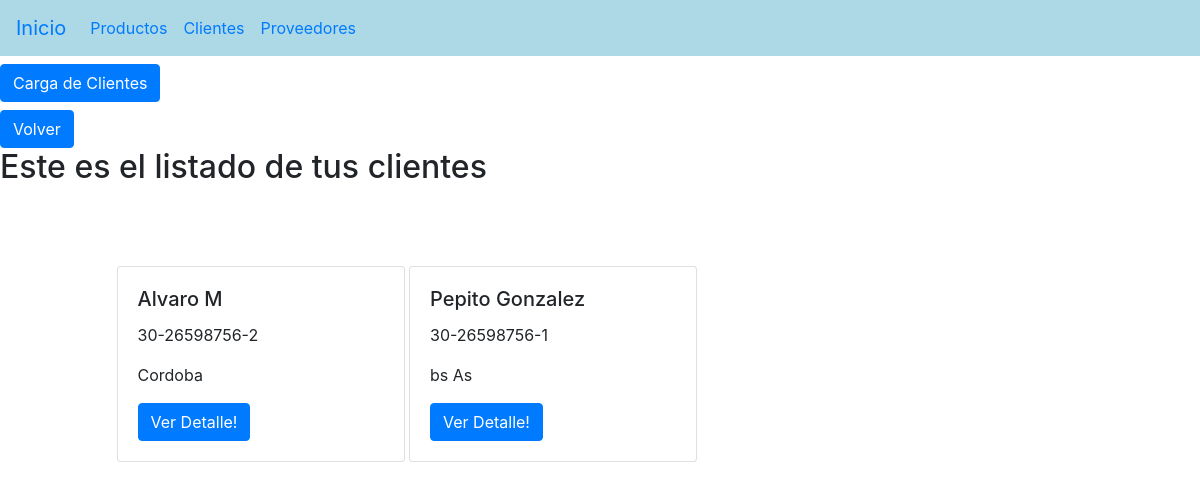
Screenshot of /Client/ with the database file from the repository.
### Appclientes/models.py (models this page shows, shortened)
class Clients(models.Model):
    name = models.CharField(max_length=40)
    fantacy_name = models.CharField(max_length=40)
    namer_phone = models.FloatField()
    date_create = models.DateTimeField()
    adess = models.CharField(max_length=200)
    city =  models.CharField(max_length=200)
    Cuit = models.CharField(max_length=30, unique=True)
    active = models.BooleanField(default=True)
    class Meta:
        verbose_name = "Cliente"
        verbose_name_plural = "Clientes"

### Appclientes/views.py (the view)
# urls.py: path("",client_view, name = "Client"),
def client_view(request):
    print(request.method)
    clientes = Clients.objects.all()
    context = {"clientes":clientes}
    return render(request, "Client.html", context=context)

### templates/Client.html (shortened to what this page needs)
{% extends 'base.html' %}
{% block contenido %}
<form class="form-inline my-2 my-lg-10" method="get" action="/Client/create-client/">
    <input class="btn btn-primary" type="submit" style="color: white" value="Carga de Clientes" />
</form>
<form method="get" action=" /">
    <input class="btn btn-primary" type="submit" style="color: white" value="Volver" />
</form>
<h2>Este es el listado de tus clientes</h2>
<div class="d-flex" style="margin-top:5rem; margin-left:7rem">
    {% for client_view in clientes %} &nbsp
    <div class="card" style="width: 18rem;">
        <div class="card-body">
            <h5 class="card-title">{{client_view.name}}</h5>
            <p class="card-text">{{client_view.Cuit}}</p>
            <p class="card-text">{{client_view.city}}</p>
            <a href="#" class="btn btn-primary">Ver Detalle!</a>
        </div>
    </div>
    {% endfor %}
</div>
{% endblock %}

### rows the page displays
Clients: name "Alvaro M", Cuit "30-26598756-2", city "Cordoba"
Clients: name "Pepito Gonzalez", Cuit "30-26598756-1", city "bs As"
